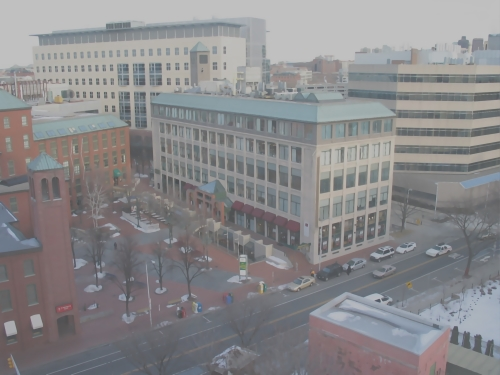
#> input picture Input Images Used/Building with Haze Color.jpg, 500 x 375 px, found by its file name
$ python 'File3_Colored Image Dehazing using SKWGIF.py'   (older library calls are emulated)
#> lines starting #> are read from the running program, lines starting #| are printed output that depends on the picture
import cv2;
from math import *
import numpy as np;

def DarkChannel(im,sz):
    """ This Function is used to get the pixel values
    whose intensity is very low in the given colour channel """
    b,g,r = cv2.split(im)
    dc = cv2.min(cv2.min(r,g),b);
    kernel = cv2.getStructuringElement(cv2.MORPH_RECT,(sz,sz))
    dark = cv2.erode(dc,kernel)
    return dark

def AtmLight(im,dark):
    """ This Function is used to estimate
    the atmospheric light in image"""
    [h,w] = im.shape[:2]
    imsz = h*w
    numpx = int(max(floor(imsz/1000),1))
    darkvec = dark.reshape(imsz,1);
    imvec = im.reshape(imsz,3);

    indices = darkvec.argsort();
    indices = indices[imsz-numpx::]

    atmsum = np.zeros([1,3])
    for ind in range(1,numpx):
       atmsum = atmsum + imvec[indices[ind]]

    A = atmsum / numpx;
    return A

def TransmissionEstimate(im,A,sz):
    """ This Function deletes the preliminary transmittal
    based on latent area obtained from dark channel"""
    omega = 0.95;
    im3 = np.empty(im.shape,im.dtype);

    for ind in range(0,3):
        im3[:,:,ind] = im[:,:,ind]/A[0,ind]

    transmission = 1 - omega*DarkChannel(im3,sz);
    return transmission

def Grad_func(img):
    '''
    This Function returns Local Gradient Matrices.
    Parameters
    ----------
    img : Image
          Input Image for which Local Gradient Matrices are to be found.

    Returns
    -------
    Grad_mat : 2D Numpy Matrix
               Matrix containing Local Gradient Matrix for every pixel in input image.
    '''
    dummy_mat = np.array([[0.00 for j in range(2)] for i in range(9)])
    Grad_mat = [[dummy_mat for j in range(img.shape[1])] for i in range(img.shape[0])]
    for i in range(1, img.shape[0]-1):
        for j in range(1, img.shape[1]-1):
            Gij = []
            roi = img[i-1:i+2, j-1:j+2]
            gx = cv2.Sobel(roi,cv2.CV_64F, 1, 0, ksize = 1)
            gy = cv2.Sobel(roi, cv2.CV_64F, 0, 1, ksize = 1)
            gx = np.reshape(gx,(9, ))
            gy = np.reshape(gy,(9, ))
            Gij.append(gx)
            Gij.append(gy)
            Grad_mat[i][j] = np.transpose(Gij)
    return Grad_mat

def steering_kernel(img):
    '''
    This Function Returns Steering Kernel Matrices.
    Parameters
    ----------
    img : Image

    Returns
    -------
    W : 2D Numpy Matrix
        Matrix containing Steering Kernel Weight Matrices for each pixel in input image.
    '''
    Grad_mat = Grad_func(img*255)
    dummy_mat = np.array([[0 for j in range(3)] for i in range(3)])
    W = [[dummy_mat for j in range(img.shape[1])] for i in range(img.shape[0])]
    for i in range(1, img.shape[0]-1):
        for j in range(1, img.shape[1]-1):
            u, s, v = np.linalg.svd(Grad_mat[i][j])
            v2 = v[1]
            if v2[1] == 0:
                theta = pi/2
            else:
                theta = np.arctan(v2[0]/v2[1])
            sigma = (s[0] + 1.0)/(s[1] + 1.0)
            gamma = sqrt(((s[0]*s[1]) + 0.01)/9)
            Rot_mat = np.array([[cos(theta), sin(theta)], [-(sin(theta)), cos(theta)]])
            El_mat = np.array([[sigma, 0], [0, (1/sigma)]])
            C = gamma*(np.dot(np.dot(Rot_mat, El_mat), np.transpose(Rot_mat)))
            coeff = sqrt(np.linalg.det(C))/(2*pi*(5.76))
            W_i = [[0 for q in range(3)] for p in range(3)]
            for n_i in range(i-1, i+2):
                for n_j in range(j-1, j+2):
                    xi = np.array([i, j])
                    xk = np.array([n_i, n_j])
                    xik = xi - xk
                    wik = coeff*(exp(-(np.dot(np.dot(np.transpose(xik), C), xik))/(11.52)))
                    W_i[n_i-i+1][n_j-j+1] = wik
            W[i][j] = W_i
    return W

def SK_Weighted_Guided_Image_Filter(im,p,r,r2,eps,lamda,N):
    '''
    This Function returns the output for Steering Kernel
    Weighted Guided Image Filter applied on Input Image.

    Parameters
    ----------
    im : Guidance Image

    p : Input Filter Image

    r : Radius of Kernel

    r2 : Radius of Local Window centered at a particular pixel

    eps : Regularization parameter

    lamda : small constant dependent on dynamic range

    N : Number of Pixels in the Input image

    Returns
    -------
    q : Output Image after SKWGIF application
    '''
    mean_I = cv2.boxFilter(im,cv2.CV_64F,(r,r))
    mean_I2  = cv2.boxFilter(im, cv2.CV_64F,(r2,r2))
    mean_p = cv2.boxFilter(p, cv2.CV_64F,(r,r))
    mean_p2 = cv2.boxFilter(p, cv2.CV_64F, (r2,r2))

    corr_I = cv2.boxFilter(im*im, cv2.CV_64F,(r,r))
    corr_I2 = cv2.boxFilter(im*im,cv2.CV_64F,(r2,r2))
    corr_Ip = cv2.boxFilter(im*p,cv2.CV_64F,(r,r))

    var_I = corr_I - mean_I*mean_I
    var_I2 = corr_I2 - mean_I2*mean_I2

    PsiI = ((var_I2+lamda)*np.sum(1/(var_I2 + lamda)))/N

    cov_Ip = corr_Ip - mean_I*mean_p

    a_psi = cov_Ip/(var_I + eps/PsiI)
    b_psi = mean_p - (a_psi)*mean_I

    W = steering_kernel(im)

    mean_a = [[0 for j in range(im.shape[1])] for i in range(im.shape[0])]
    mean_b = [[0 for j in range(im.shape[1])] for i in range(im.shape[0])]

    for i in range(1, im.shape[0]-1):
        for j in range(1, im.shape[1]-1):
            Wk = W[i][j]
            roi_a = a_psi[i-1:i+2, j-1:j+2]
            roi_b = b_psi[i-1:i+2, j-1:j+2]
            mean_a[i][j] = np.sum(Wk*roi_a)
            mean_b[i][j] = np.sum(Wk*roi_b)
    mean_a = np.array(mean_a)
    mean_b = np.array(mean_b)
    mean_b = b_psi
    #cv2.imshow("Edge_SKWGIF", mean_a)
    q = mean_a*im + mean_b
    return q

def TransmissionRefine(im,et):
    '''
    Parameters
    ----------
    im : Guidance Image

    et : Input Filter Image

    Returns
    -------
    t : Final image
    '''
    gray = cv2.cvtColor(im,cv2.COLOR_BGR2GRAY);
    gray = np.float64(gray)/255;
    r = 32;
    eps = 0.01;
    minimum = np.min(gray)
    maximum = np.max(gray)

    L = (maximum-minimum)
    lamda = (0.001*L)**2
    rows, columns = gray.shape
    N = rows*columns
    t = SK_Weighted_Guided_Image_Filter(gray, et, r, 3, eps, lamda, N);

    return t;

def Recover(im,t,A,tx = 0.1):
    """ This function recovers a haze-free image determined by three surface
    colour values as well as transmission value at every pixel."""
    res = np.empty(im.shape,im.dtype);
    t = cv2.max(t,tx);

    for ind in range(0,3):
        res[:,:,ind] = (im[:,:,ind]-A[0,ind])/t + A[0,ind]

    return res


fn = "Input Images Used\Building with Haze Color.jpg"
src = cv2.imread(fn);
#> src is the input picture: shape (375, 500, 3); mean B, G, R 138.2, 136.3, 137.3

I = src.astype('float64')/255;

dark = DarkChannel(I,15);
#> in DarkChannel, `dark = cv2.erode(dc,kernel)`:
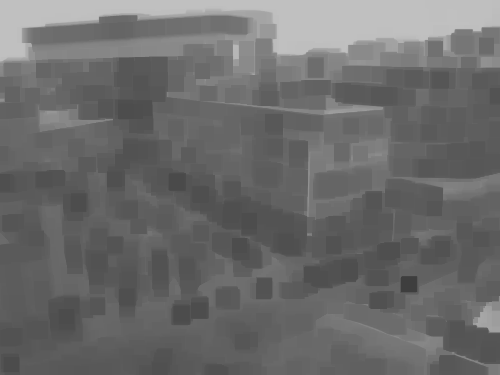
#> dark: shape (375, 500) float64; min 0.243, max 0.753, mean 0.422
A = AtmLight(I,dark);
#> in AtmLight, `indices = indices[imsz-numpx::]`: indices = 187 values from 0 to 0
#> the loop in AtmLight, `for ind in range(1,numpx):` made 186 passes
#> atmsum on passes 1 to 3: [[0.753, 0.753, 0.753]], [[1.51, 1.51, 1.51]], [[2.26, 2.26, 2.26]]
#> after the loop in AtmLight, `for ind in range(1,numpx):`: atmsum = [[140, 140, 140]]
#> in AtmLight, `A = atmsum / numpx;`: A = [[0.749, 0.749, 0.749]]
#> A = [[0.749, 0.749, 0.749]]
te = TransmissionEstimate(I,A,15);
#> after the loop in TransmissionEstimate, `for ind in range(0,3):`:
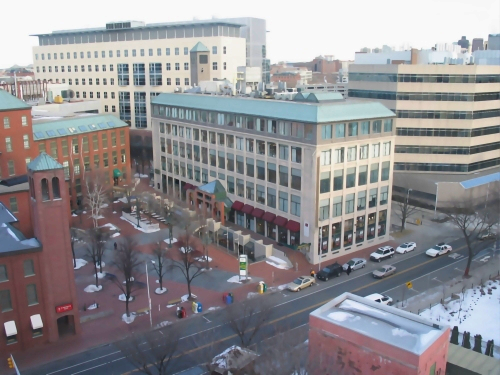
#> im3: shape (375, 500, 3) float64; mean B, G, R 0.724, 0.714, 0.719; drawn with min black and max white
#> in TransmissionEstimate, `transmission = 1 - omega*DarkChannel(im3,sz);`:
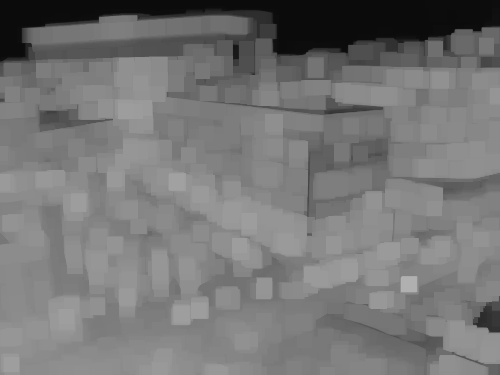
#> transmission: shape (375, 500) float64; min 0.0449, max 0.692, mean 0.465
t = TransmissionRefine(src,te);
#> in TransmissionRefine, `minimum = np.min(gray)`: minimum = 0.302
#> in TransmissionRefine, `maximum = np.max(gray)`: maximum = 0.757
#> in TransmissionRefine, `L = (maximum-minimum)`: L = 0.455
#> in TransmissionRefine, `lamda = (0.001*L)**2`: lamda = 2.07e-07
#> in SK_Weighted_Guided_Image_Filter, `b_psi = mean_p - (a_psi)*mean_I`:
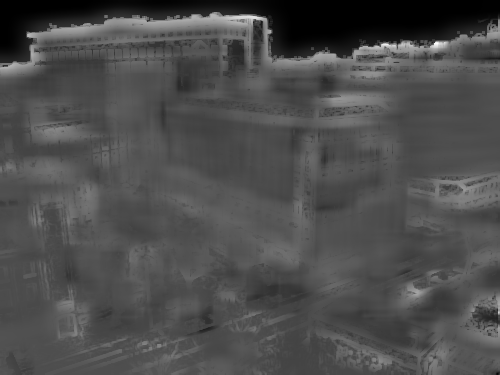
#> b_psi: shape (375, 500) float64; min 0.0449, max 1.72, mean 0.553; drawn with min black and max white
#> after the loop in Grad_func, `for i in range(1, img.shape[0]-1):`: Grad_mat = 375 items
#> in SK_Weighted_Guided_Image_Filter, `mean_b = np.array(mean_b)`:
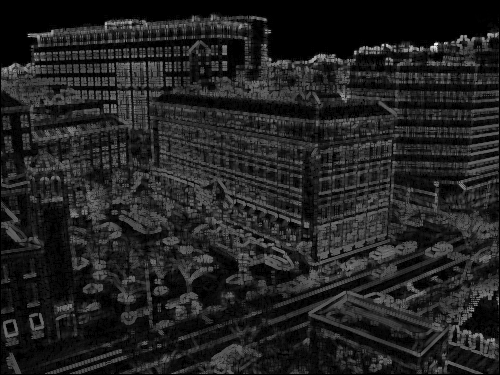
#> mean_b: shape (375, 500) float64; min 0, max 1.6, mean 0.214; drawn with min black and max white
J = Recover(I,t,A,0.1);
#> after the loop in Recover, `for ind in range(0,3):`:
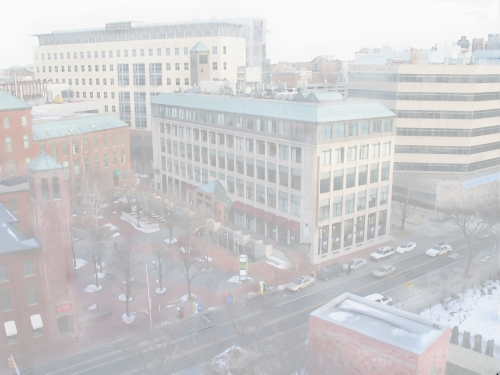
#> res: shape (375, 500, 3) float64; mean B, G, R 0.378, 0.365, 0.372; drawn with min black and max white

cv2.imshow("dark",dark);
cv2.imshow("Transmission Image",t);
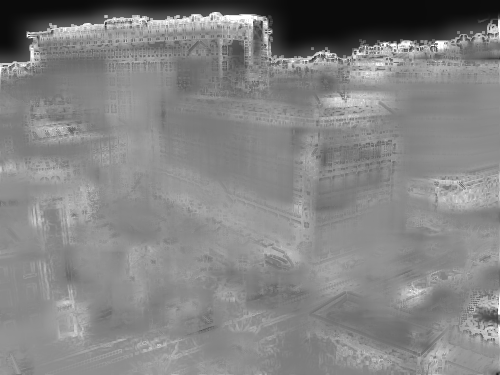
#> window 'Transmission Image': shape (375, 500); min 11, max 255, mean 131.7
cv2.imshow('Original Image',src);
cv2.imshow('Final Image',J);

$ run again, with Input Images Used/Hazy Buildings.jpg copied over Input Images Used/Building with Haze Color.jpg
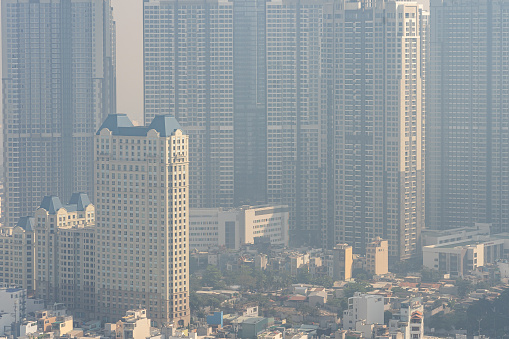
#> input picture Input Images Used/Hazy Buildings.jpg, 509 x 339 px, found by its file name
#> src is the input picture: shape (339, 509, 3); mean B, G, R 155, 150.9, 143.5
#> indices = 172 values from 0 to 0
#> the loop in AtmLight, `for ind in range(1,numpx):` made 171 passes
#> atmsum on passes 1 to 3: [[0.753, 0.765, 0.796]], [[1.51, 1.53, 1.59]], [[2.26, 2.29, 2.39]]
#> after the loop in AtmLight, `for ind in range(1,numpx):`: atmsum = [[128.8, 130.8, 136.1]]
#> in AtmLight, `A = atmsum / numpx;`: A = [[0.749, 0.76, 0.791]]
#> minimum = 0.302
#> maximum = 0.996
#> L = 0.694
#> lamda = 4.82e-07
#> in SK_Weighted_Guided_Image_Filter, `b_psi = mean_p - (a_psi)*mean_I`:
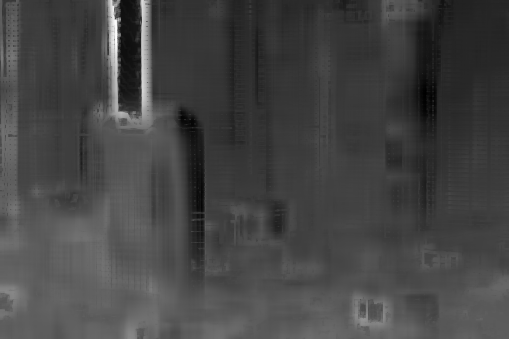
#> b_psi: shape (339, 509) float64; min 0.214, max 1.27, mean 0.501; drawn with min black and max white
#> after the loop in Grad_func, `for i in range(1, img.shape[0]-1):`: Grad_mat = 339 items
#> `cv2.imshow('Final Image',J);`:
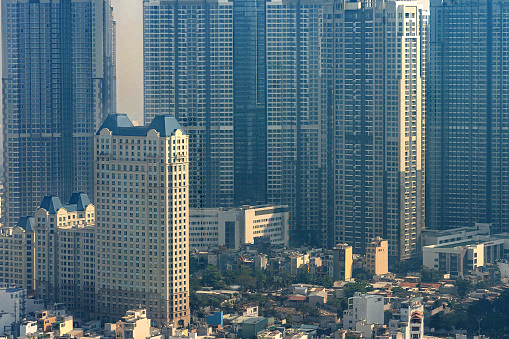
#> window 'Final Image': shape (339, 509, 3); mean B, G, R 119.1, 107, 82.1
